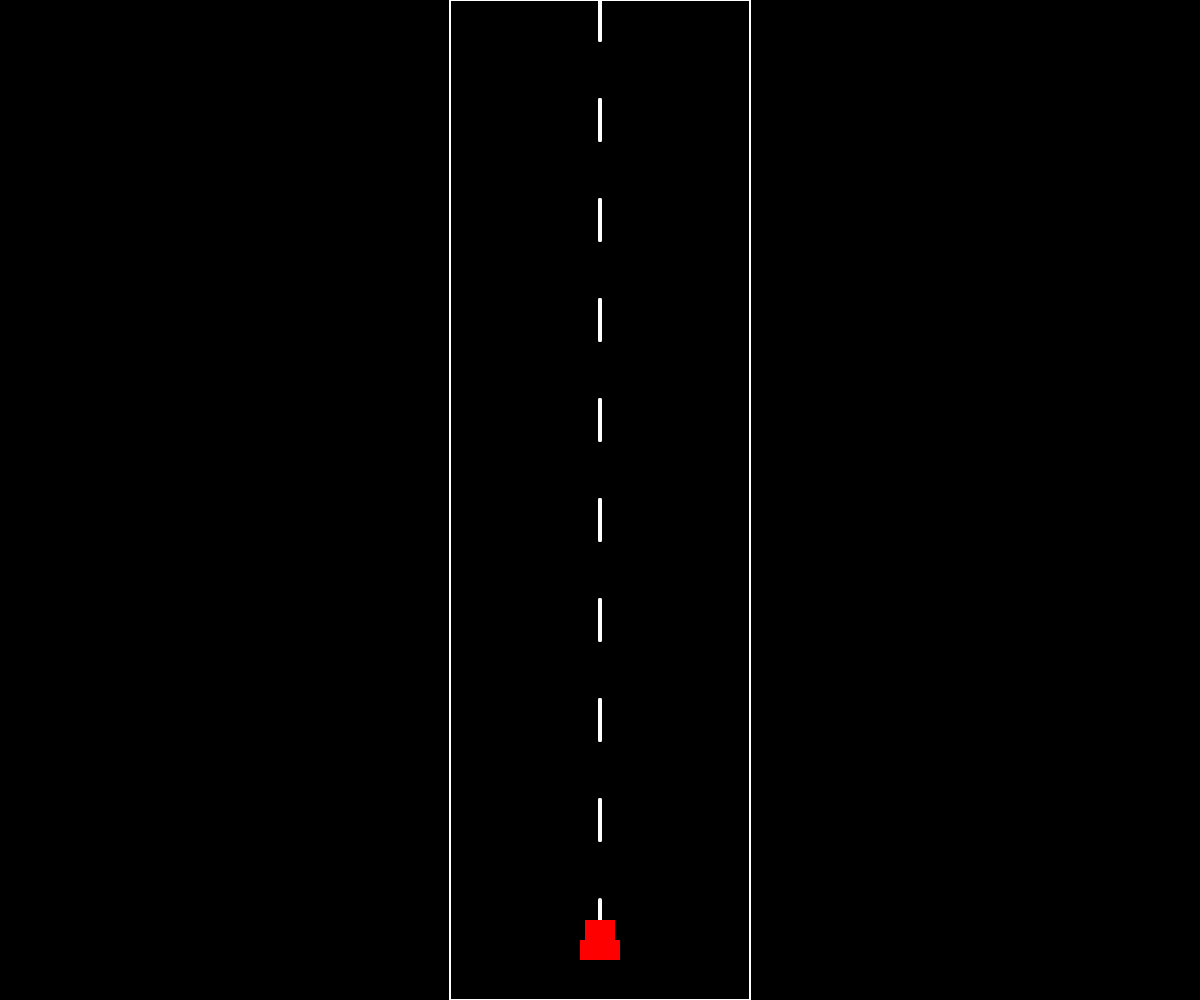
Frame 1 (no input)
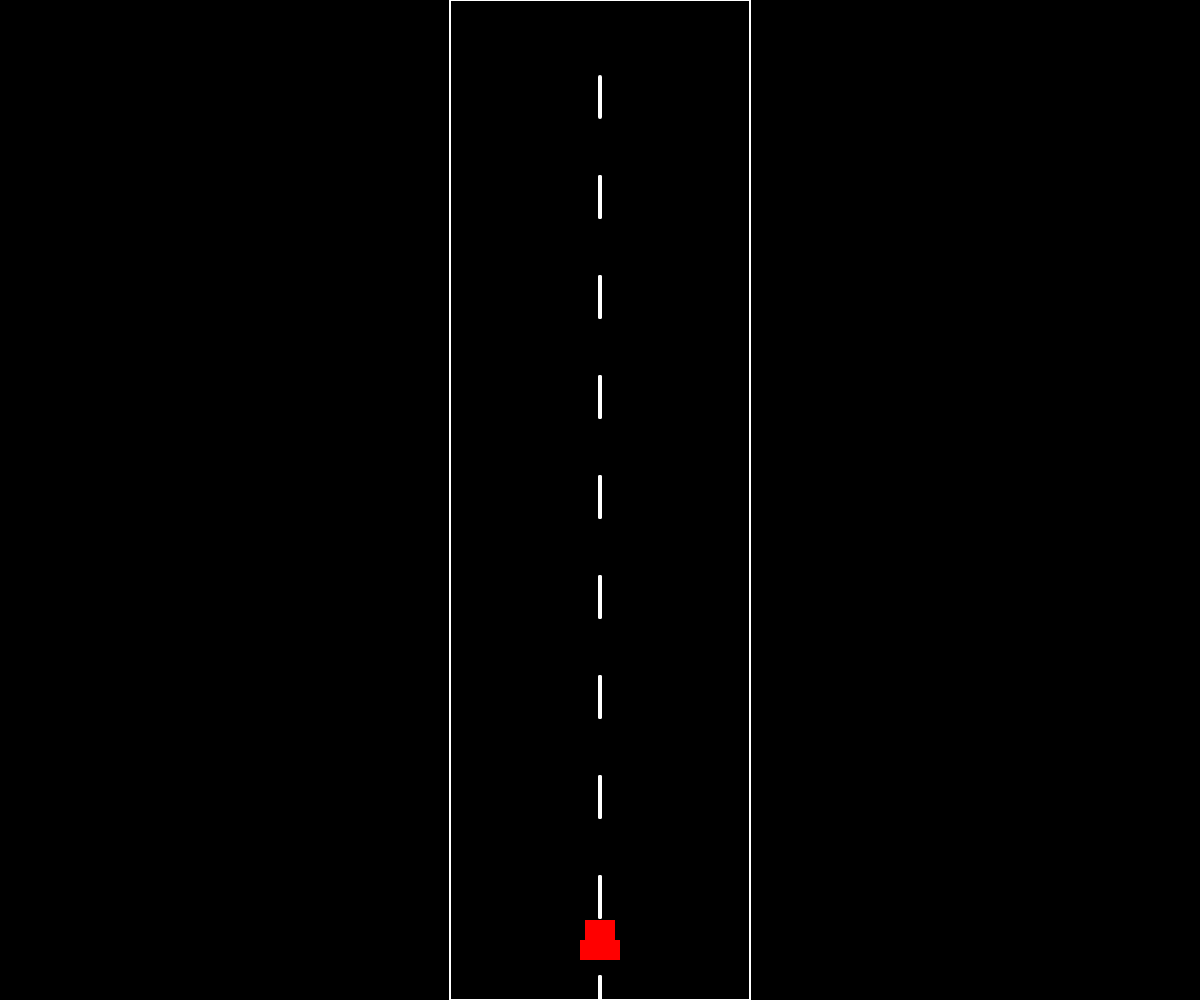
Frame 60 (no input)
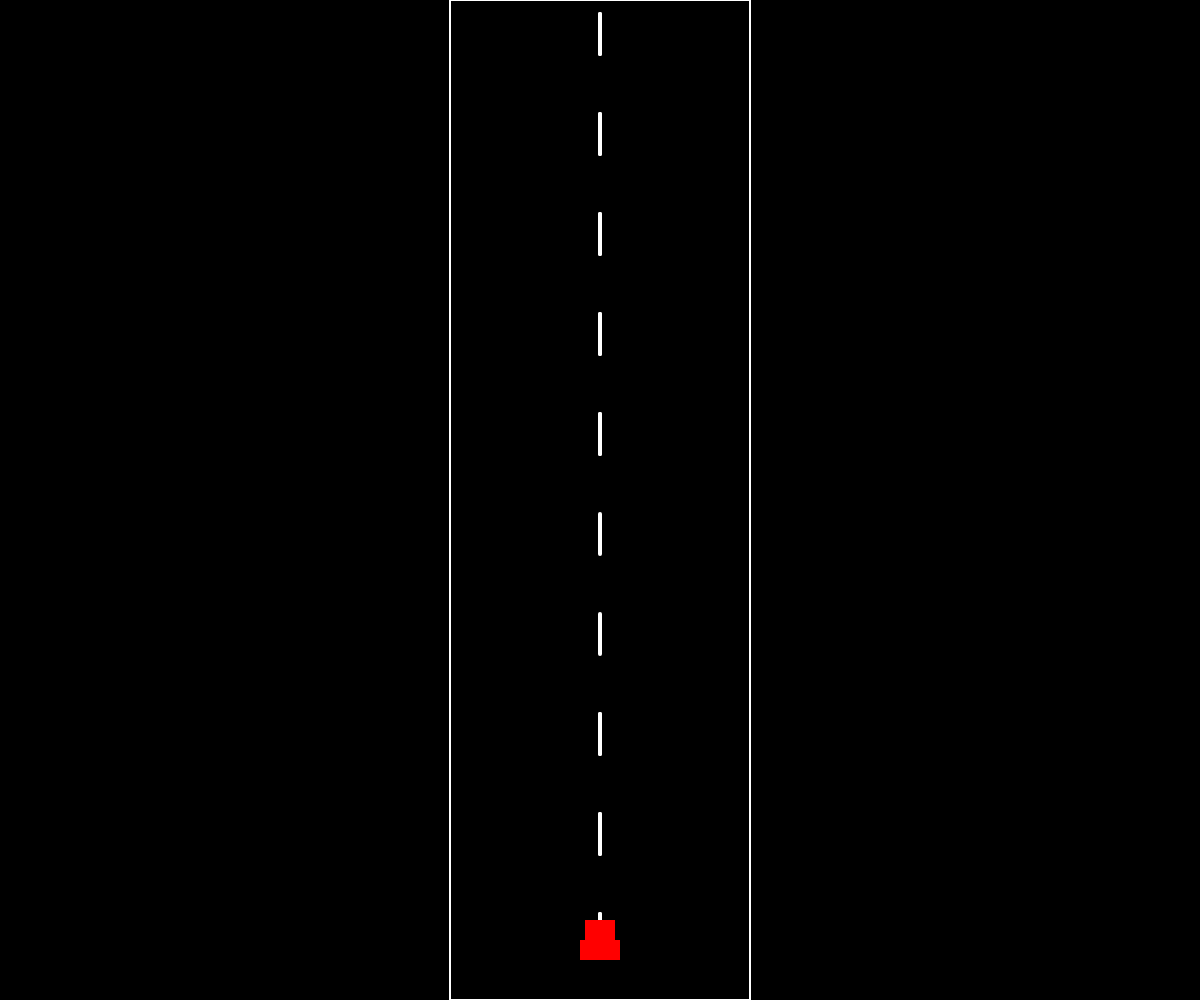
Frame 120 (the mouse pressed at the canvas centre since frame 60)

The p5.js sketch that drew these frames (run headless with seeded random() and noise() and a simulated clock; from frame 60 on, the mouse is pressed at the canvas centre):

// p5.js sketch
// ── sketch.js
let roadSpeed = 0;
let carX = 0;
let roadY = 0;
let laneMarkers = [];

function setup() {
  createCanvas(windowWidth, windowHeight);
  // Initialize lane markers
  for (let i = 0; i < 20; i++) {
    laneMarkers.push({
      y: i * 100,
      length: 40,
      gap: 60
    });
  }
}

function draw() {
  background(0);
  
  // Update road position based on speed
  roadY += roadSpeed;
  
  // Draw road
  stroke(255);
  strokeWeight(2);
  noFill();
  rect(width/2 - 150, 0, 300, height);
  
  // Draw lane markers
  for (let i = 0; i < laneMarkers.length; i++) {
    let marker = laneMarkers[i];
    let y = (marker.y + roadY) % (height + 100);
    
    if (y > -marker.length && y < height) {
      stroke(255);
      strokeWeight(4);
      line(width/2, y, width/2, y + marker.length);
    }
  }
  
  // Draw car
  fill(255, 0, 0);
  noStroke();
  rect(width/2 - 20, height - 60, 40, 20);
  rect(width/2 - 15, height - 80, 30, 20);
  
  // Update speed based on input
  if (keyIsPressed) {
    if (keyCode === LEFT_ARROW) {
      carX = max(-100, carX - 2);
    } else if (keyCode === RIGHT_ARROW) {
      carX = min(100, carX + 2);
    } else if (keyCode === 32) { // Space bar
      roadSpeed = max(0, roadSpeed - 0.5);
    }
  } else {
    roadSpeed = min(15, roadSpeed + 0.1);
  }
  
  // Adjust car position
  let targetX = width/2 + carX;
  let currentX = (width/2 + carX) * 0.9;
  carX += (targetX - currentX) * 0.1;
}

function windowResized() {
  resizeCanvas(windowWidth, windowHeight);
}
